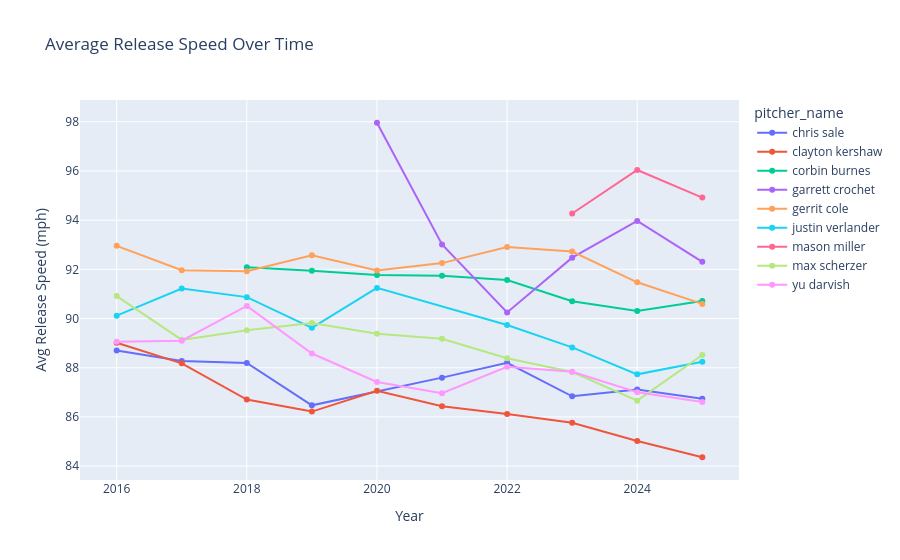

The notebook cell this image was saved under:
### Code cell
yearly_avg = data.groupby(['pitcher_name', 'year'])['release_speed'].mean().reset_index()

fig = px.line(
    yearly_avg,
    x='year', 
    y='release_speed',
    color='pitcher_name',
    markers=True,
    title='Average Release Speed Over Time',
    labels={'release_speed': 'Avg Release Speed (mph)', 'year': 'Year'}
)
fig.show()

### Figure 1 — Plotly figure (JSON) as saved in the notebook; plotly's stock layout.template omitted (floating-point values rounded to 4 significant figures)
{"data": [{"hovertemplate": "pitcher_name=chris sale<br>Year=%{x}<br>Avg Release Speed (mph)=%{y}<extra></extra>", "legendgroup": "chris sale", "line": {"color": "#636efa", "dash": "solid"}, "marker": {"symbol": "circle"}, "mode": "lines+markers", "name": "chris sale", "orientation": "v", "showlegend": true, "type": "scatter", "x": [2016, 2017, 2018, 2019, 2021, 2022, 2023, 2024, 2025], "xaxis": "x", "y": [88.7, 88.27, 88.19, 86.47, 87.6, 88.2, 86.84, 87.11, 86.74], "yaxis": "y"}, {"hovertemplate": "pitcher_name=clayton kershaw<br>Year=%{x}<br>Avg Release Speed (mph)=%{y}<extra></extra>", "legendgroup": "clayton kershaw", "line": {"color": "#EF553B", "dash": "solid"}, "marker": {"symbol": "circle"}, "mode": "lines+markers", "name": "clayton kershaw", "orientation": "v", "showlegend": true, "type": "scatter", "x": [2016, 2017, 2018, 2019, 2020, 2021, 2022, 2023, 2024, 2025], "xaxis": "x", "y": [89.01, 88.18, 86.71, 86.22, 87.06, 86.44, 86.12, 85.77, 85.02, 84.36], "yaxis": "y"}, {"hovertemplate": "pitcher_name=corbin burnes<br>Year=%{x}<br>Avg Release Speed (mph)=%{y}<extra></extra>", "legendgroup": "corbin burnes", "line": {"color": "#00cc96", "dash": "solid"}, "marker": {"symbol": "circle"}, "mode": "lines+markers", "name": "corbin burnes", "orientation": "v", "showlegend": true, "type": "scatter", "x": [2018, 2019, 2020, 2021, 2022, 2023, 2024, 2025], "xaxis": "x", "y": [92.08, 91.94, 91.77, 91.74, 91.57, 90.7, 90.3, 90.72], "yaxis": "y"}, {"hovertemplate": "pitcher_name=garrett crochet<br>Year=%{x}<br>Avg Release Speed (mph)=%{y}<extra></extra>", "legendgroup": "garrett crochet", "line": {"color": "#ab63fa", "dash": "solid"}, "marker": {"symbol": "circle"}, "mode": "lines+markers", "name": "garrett crochet", "orientation": "v", "showlegend": true, "type": "scatter", "x": [2020, 2021, 2022, 2023, 2024, 2025], "xaxis": "x", "y": [97.96, 93.01, 90.25, 92.48, 93.97, 92.31], "yaxis": "y"}, {"hovertemplate": "pitcher_name=gerrit cole<br>Year=%{x}<br>Avg Release Speed (mph)=%{y}<extra></extra>", "legendgroup": "gerrit cole", "line": {"color": "#FFA15A", "dash": "solid"}, "marker": {"symbol": "circle"}, "mode": "lines+markers", "name": "gerrit cole", "orientation": "v", "showlegend": true, "type": "scatter", "x": [2016, 2017, 2018, 2019, 2020, 2021, 2022, 2023, 2024, 2025], "xaxis": "x", "y": [92.96, 91.96, 91.92, 92.57, 91.96, 92.25, 92.91, 92.72, 91.47, 90.59], "yaxis": "y"}, {"hovertemplate": "pitcher_name=justin verlander<br>Year=%{x}<br>Avg Release Speed (mph)=%{y}<extra></extra>", "legendgroup": "justin verlander", "line": {"color": "#19d3f3", "dash": "solid"}, "marker": {"symbol": "circle"}, "mode": "lines+markers", "name": "justin verlander", "orientation": "v", "showlegend": true, "type": "scatter", "x": [2016, 2017, 2018, 2019, 2020, 2022, 2023, 2024, 2025], "xaxis": "x", "y": [90.12, 91.22, 90.87, 89.62, 91.25, 89.74, 88.83, 87.73, 88.24], "yaxis": "y"}, {"hovertemplate": "pitcher_name=mason miller<br>Year=%{x}<br>Avg Release Speed (mph)=%{y}<extra></extra>", "legendgroup": "mason miller", "line": {"color": "#FF6692", "dash": "solid"}, "marker": {"symbol": "circle"}, "mode": "lines+markers", "name": "mason miller", "orientation": "v", "showlegend": true, "type": "scatter", "x": [2023, 2024, 2025], "xaxis": "x", "y": [94.27, 96.04, 94.92], "yaxis": "y"}, {"hovertemplate": "pitcher_name=max scherzer<br>Year=%{x}<br>Avg Release Speed (mph)=%{y}<extra></extra>", "legendgroup": "max scherzer", "line": {"color": "#B6E880", "dash": "solid"}, "marker": {"symbol": "circle"}, "mode": "lines+markers", "name": "max scherzer", "orientation": "v", "showlegend": true, "type": "scatter", "x": [2016, 2017, 2018, 2019, 2020, 2021, 2022, 2023, 2024, 2025], "xaxis": "x", "y": [90.91, 89.13, 89.52, 89.82, 89.38, 89.18, 88.38, 87.83, 86.66, 88.52], "yaxis": "y"}, {"hovertemplate": "pitcher_name=yu darvish<br>Year=%{x}<br>Avg Release Speed (mph)=%{y}<extra></extra>", "legendgroup": "yu darvish", "line": {"color": "#FF97FF", "dash": "solid"}, "marker": {"symbol": "circle"}, "mode": "lines+markers", "name": "yu darvish", "orientation": "v", "showlegend": true, "type": "scatter", "x": [2016, 2017, 2018, 2019, 2020, 2021, 2022, 2023, 2024, 2025], "xaxis": "x", "y": [89.06, 89.1, 90.51, 88.58, 87.42, 86.97, 88.04, 87.83, 87.01, 86.61], "yaxis": "y"}], "layout": {"legend": {"title": {"text": "pitcher_name"}, "tracegroupgap": 0}, "title": {"text": "Average Release Speed Over Time"}, "xaxis": {"anchor": "y", "domain": [0, 1], "title": {"text": "Year"}}, "yaxis": {"anchor": "x", "domain": [0, 1], "title": {"text": "Avg Release Speed (mph)"}}}}
